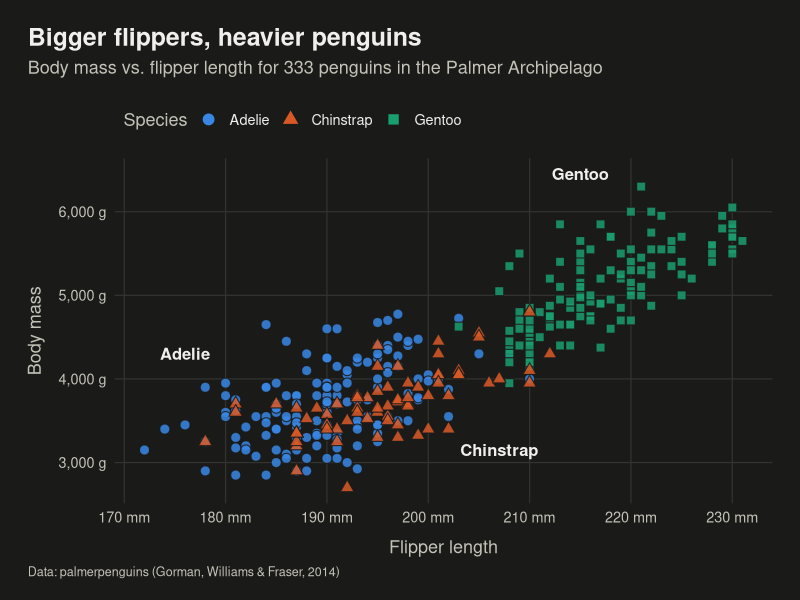

The R script that drew this image:
#' ---
#' title: "Palmer Penguins: A Practice Analysis"
#' output: github_document
#' ---
#'
#' A small analysis for practicing the git workflow. Each section is short
#' and independent, so it's easy to tweak one piece per commit.
#'
#' Setup: install any required packages that aren't already installed
#' (packages you already have are skipped, so this is safe to re-run):
pkgs <- c("palmerpenguins", "ggplot2", "dplyr", "knitr")
missing <- pkgs[!pkgs %in% rownames(installed.packages())]
if (length(missing) > 0) install.packages(missing)
 
#+ r setup, message = FALSE
library(palmerpenguins)
library(ggplot2)
library(dplyr)
 
#' ## 1. The data
#'
#' Measurements for 344 penguins of three species on three islands
#' in Antarctica's Palmer Archipelago.
 
#+ r look
glimpse(penguins)
 
#' ## 2. Cleaning
#'
#' Drop penguins with any missing values.
 
#+ r clean
penguins_clean <- penguins |>
  na.omit()
 
nrow(penguins) - nrow(penguins_clean)  # rows dropped
 
#' ## 3. Summary table
#'
#' Average measurements by species.
 
#+ r summary-table
species_summary <- penguins_clean |>
  group_by(species) |>
  summarise(
    n = n(),
    mean_mass_g = mean(body_mass_g),
    mean_bill_mm = mean(bill_length_mm),
    mean_flipper_mm = mean(flipper_length_mm)
  )
 
knitr::kable(species_summary, digits = 1)
 
#' ## 4. Plot
#'
#' Body mass rises with flipper length, and the three species sit
#' in fairly distinct clusters.
 
#+ r plot, fig.width = 9, fig.height = 6, dpi = 150
# Dark-mode palette: colorblind-safe hues stepped for a dark background
dark_bg    <- "#1a1a19"
text_main  <- "#f0efec"
text_muted <- "#c3c2b7"
grid_col   <- "#33332f"
species_colors <- c(Adelie = "#3987e5", Chinstrap = "#d95926", Gentoo = "#199e70")
species_shapes <- c(Adelie = 21, Chinstrap = 24, Gentoo = 22)  # circle, triangle, square

# Label each cluster directly, placed by hand in open space next to it
# (Adelie and Chinstrap overlap, so their labels sit off to the sides)
species_labels <- data.frame(
  species = c("Adelie", "Chinstrap", "Gentoo"),
  flipper_length_mm = c(176, 207, 215),
  body_mass_g = c(4300, 3150, 6450)
)

ggplot(penguins_clean, aes(x = flipper_length_mm, y = body_mass_g)) +
  geom_point(
    aes(fill = species, shape = species),
    color = dark_bg, stroke = 0.6, size = 3, alpha = 0.85
  ) +
  geom_text(
    data = species_labels,
    aes(label = species),
    color = text_main, fontface = "bold", size = 4.2
  ) +
  scale_fill_manual(values = species_colors) +
  scale_shape_manual(values = species_shapes) +
  scale_y_continuous(labels = scales::label_comma(suffix = " g")) +
  scale_x_continuous(labels = scales::label_number(suffix = " mm")) +
  labs(
    title = "Bigger flippers, heavier penguins",
    subtitle = "Body mass vs. flipper length for 333 penguins in the Palmer Archipelago",
    x = "Flipper length",
    y = "Body mass",
    fill = "Species",
    shape = "Species",
    caption = "Data: palmerpenguins (Gorman, Williams & Fraser, 2014)"
  ) +
  theme_minimal(base_size = 13) +
  theme(
    plot.background   = element_rect(fill = dark_bg, color = NA),
    panel.background  = element_rect(fill = dark_bg, color = NA),
    panel.grid.major  = element_line(color = grid_col, linewidth = 0.4),
    panel.grid.minor  = element_blank(),
    text              = element_text(color = text_main),
    axis.text         = element_text(color = text_muted),
    axis.title        = element_text(color = text_muted),
    axis.title.x      = element_text(margin = margin(t = 10)),
    axis.title.y      = element_text(margin = margin(r = 10)),
    plot.title        = element_text(face = "bold", size = 18),
    plot.subtitle     = element_text(color = text_muted, margin = margin(b = 15)),
    plot.caption      = element_text(color = text_muted, size = 9, hjust = 0),
    plot.title.position   = "plot",
    plot.caption.position = "plot",
    legend.position   = "top",
    legend.justification = "left",
    legend.text       = element_text(color = text_main),
    legend.title      = element_text(color = text_muted),
    legend.key        = element_rect(fill = dark_bg, color = NA),
    plot.margin       = margin(20, 20, 15, 20)
  ) +
  guides(fill = guide_legend(override.aes = list(size = 4, alpha = 1)))
 
#' ## 5. A simple regression
#'
#' How much heavier is a penguin for each extra millimeter of flipper,
#' holding species fixed?
 
#+ r model
model <- lm(body_mass_g ~ flipper_length_mm + species, data = penguins_clean)
summary(model)
 
#' ## 6. Notes
#'
#' Ideas to add later, one commit at a time:
#'
#' - Split the plot by sex with `facet_wrap(~ sex)`
#' - Add a second summary table by island
#' - Add `sex` to the regression
 
